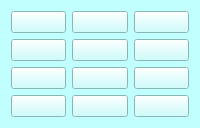
               <widget class="QWidget" name="tab_16_17">
                <property name="styleSheet">
                 <string notr="true">background-color: rgb(192, 255, 253);</string>
                </property>
                <attribute name="title">
                 <string>16-17лет</string>
                </attribute>
                <layout class="QGridLayout" name="gridLayout_15">
                 <item row="0" column="0">
                  <widget class="QPushButton" name="btn_16_1">
                   <property name="minimumSize">
                    <size>
                     <width>0</width>
                     <height>0</height>
                    </size>
                   </property>
                   <property name="maximumSize">
                    <size>
                     <width>16777215</width>
                     <height>16777215</height>
                    </size>
                   </property>
                   <property name="cursor">
                    <cursorShape>PointingHandCursor</cursorShape>
                   </property>
                   <property name="focusPolicy">
                    <enum>Qt::TabFocus</enum>
                   </property>
                   <property name="text">
                    <string/>
                   </property>
                  </widget>
                 </item>
                 <item row="0" column="1">
                  <widget class="QPushButton" name="btn_16_5">
                   <property name="minimumSize">
                    <size>
                     <width>0</width>
                     <height>0</height>
                    </size>
                   </property>
                   <property name="maximumSize">
                    <size>
                     <width>16777215</width>
                     <height>16777215</height>
                    </size>
                   </property>
                   <property name="cursor">
                    <cursorShape>PointingHandCursor</cursorShape>
                   </property>
                   <property name="focusPolicy">
                    <enum>Qt::TabFocus</enum>
                   </property>
                   <property name="text">
                    <string/>
                   </property>
                  </widget>
                 </item>
                 <item row="0" column="2">
                  <widget class="QPushButton" name="btn_16_9">
                   <property name="minimumSize">
                    <size>
                     <width>0</width>
                     <height>0</height>
                    </size>
                   </property>
                   <property name="maximumSize">
                    <size>
                     <width>16777215</width>
                     <height>16777215</height>
                    </size>
                   </property>
                   <property name="cursor">
                    <cursorShape>PointingHandCursor</cursorShape>
                   </property>
                   <property name="focusPolicy">
                    <enum>Qt::TabFocus</enum>
                   </property>
                   <property name="text">
                    <string/>
                   </property>
                  </widget>
                 </item>
                 <item row="1" column="0">
                  <widget class="QPushButton" name="btn_16_2">
                   <property name="minimumSize">
                    <size>
                     <width>0</width>
                     <height>0</height>
                    </size>
                   </property>
                   <property name="maximumSize">
                    <size>
                     <width>16777215</width>
                     <height>16777215</height>
                    </size>
                   </property>
                   <property name="cursor">
                    <cursorShape>PointingHandCursor</cursorShape>
                   </property>
                   <property name="focusPolicy">
                    <enum>Qt::TabFocus</enum>
                   </property>
                   <property name="text">
                    <string/>
                   </property>
                  </widget>
                 </item>
                 <item row="1" column="1">
                  <widget class="QPushButton" name="btn_16_6">
                   <property name="minimumSize">
                    <size>
                     <width>0</width>
                     <height>0</height>
                    </size>
                   </property>
                   <property name="maximumSize">
                    <size>
                     <width>16777215</width>
                     <height>16777215</height>
                    </size>
                   </property>
                   <property name="cursor">
                    <cursorShape>PointingHandCursor</cursorShape>
                   </property>
                   <property name="focusPolicy">
                    <enum>Qt::TabFocus</enum>
                   </property>
                   <property name="text">
                    <string/>
                   </property>
                  </widget>
                 </item>
                 <item row="1" column="2">
                  <widget class="QPushButton" name="btn_16_10">
                   <property name="minimumSize">
                    <size>
                     <width>0</width>
                     <height>0</height>
                    </size>
                   </property>
                   <property name="maximumSize">
                    <size>
                     <width>16777215</width>
                     <height>16777215</height>
                    </size>
                   </property>
                   <property name="cursor">
                    <cursorShape>PointingHandCursor</cursorShape>
                   </property>
                   <property name="focusPolicy">
                    <enum>Qt::TabFocus</enum>
                   </property>
                   <property name="text">
                    <string/>
                   </property>
                  </widget>
                 </item>
                 <item row="2" column="0">
                  <widget class="QPushButton" name="btn_16_3">
                   <property name="minimumSize">
                    <size>
                     <width>0</width>
                     <height>0</height>
                    </size>
                   </property>
                   <property name="maximumSize">
                    <size>
                     <width>16777215</width>
                     <height>16777215</height>
                    </size>
                   </property>
                   <property name="cursor">
                    <cursorShape>PointingHandCursor</cursorShape>
                   </property>
                   <property name="focusPolicy">
                    <enum>Qt::TabFocus</enum>
                   </property>
                   <property name="text">
                    <string/>
                   </property>
                  </widget>
                 </item>
                 <item row="2" column="1">
                  <widget class="QPushButton" name="btn_16_7">
                   <property name="minimumSize">
                    <size>
                     <width>0</width>
                     <height>0</height>
                    </size>
                   </property>
                   <property name="maximumSize">
                    <size>
                     <width>16777215</width>
                     <height>16777215</height>
                    </size>
                   </property>
                   <property name="cursor">
                    <cursorShape>PointingHandCursor</cursorShape>
                   </property>
                   <property name="focusPolicy">
                    <enum>Qt::TabFocus</enum>
                   </property>
                   <property name="text">
                    <string/>
                   </property>
                  </widget>
                 </item>
                 <item row="2" column="2">
                  <widget class="QPushButton" name="btn_16_11">
                   <property name="minimumSize">
                    <size>
                     <width>0</width>
                     <height>0</height>
                    </size>
                   </property>
                   <property name="maximumSize">
                    <size>
                     <width>16777215</width>
                     <height>16777215</height>
                    </size>
                   </property>
                   <property name="cursor">
                    <cursorShape>PointingHandCursor</cursorShape>
                   </property>
                   <property name="focusPolicy">
                    <enum>Qt::TabFocus</enum>
                   </property>
                   <property name="text">
                    <string/>
                   </property>
                  </widget>
                 </item>
                 <item row="3" column="0">
                  <widget class="QPushButton" name="btn_16_4">
                   <property name="minimumSize">
                    <size>
                     <width>0</width>
                     <height>0</height>
                    </size>
                   </property>
                   <property name="maximumSize">
                    <size>
                     <width>16777215</width>
                     <height>16777215</height>
                    </size>
                   </property>
                   <property name="cursor">
                    <cursorShape>PointingHandCursor</cursorShape>
                   </property>
                   <property name="focusPolicy">
                    <enum>Qt::TabFocus</enum>
                   </property>
                   <property name="text">
                    <string/>
                   </property>
                  </widget>
                 </item>
                 <item row="3" column="1">
                  <widget class="QPushButton" name="btn_16_8">
                   <property name="minimumSize">
                    <size>
                     <width>0</width>
                     <height>0</height>
                    </size>
                   </property>
                   <property name="maximumSize">
                    <size>
                     <width>16777215</width>
                     <height>16777215</height>
                    </size>
                   </property>
                   <property name="cursor">
                    <cursorShape>PointingHandCursor</cursorShape>
                   </property>
                   <property name="focusPolicy">
                    <enum>Qt::TabFocus</enum>
                   </property>
                   <property name="text">
                    <string/>
                   </property>
                  </widget>
                 </item>
                 <item row="3" column="2">
                  <widget class="QPushButton" name="btn_16_12">
                   <property name="minimumSize">
                    <size>
                     <width>0</width>
                     <height>0</height>
                    </size>
                   </property>
                   <property name="maximumSize">
                    <size>
                     <width>16777215</width>
                     <height>16777215</height>
                    </size>
                   </property>
                   <property name="cursor">
                    <cursorShape>PointingHandCursor</cursorShape>
                   </property>
                   <property name="focusPolicy">
                    <enum>Qt::TabFocus</enum>
                   </property>
                   <property name="text">
                    <string/>
                   </property>
                  </widget>
                 </item>
                </layout>
               </widget>
